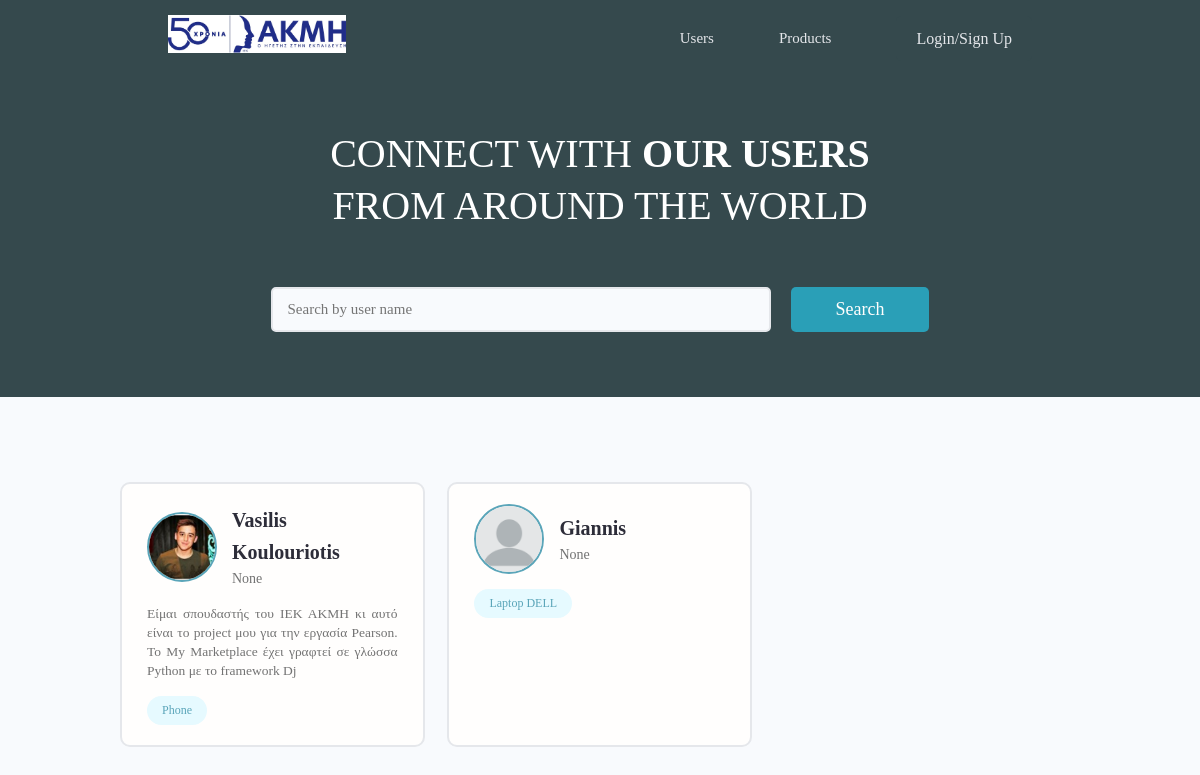
The page / on the database its author committed.
### users/models.py (models this page shows, shortened)
class Profile(models.Model):
    user = models.OneToOneField(User, on_delete=models.CASCADE, null=True, blank=True)
    name = models.CharField(max_length=200, blank=True, null=True)
    email = models.EmailField(max_length=500, blank=True, null=True)
    username = models.CharField(max_length=200, blank=True, null=True)
    location = models.CharField(max_length=200, blank=True, null=True)
    short_intro = models.CharField(max_length=20, blank=True, null=True)
    bio = models.TextField(blank=True, null=True)
    prof_image = models.ImageField(null=True, blank=True, upload_to = 'profiles/', default="profiles/user_default.png")
    social_insta = models.CharField(max_length=100, blank=True, null=True)
    social_fb = models.CharField(max_length=100, blank=True, null=True)
    created = models.DateTimeField(auto_now_add=True)
    id = models.UUIDField(default=uuid.uuid4, unique=True, primary_key=True, editable=False)
    class Meta:
        ordering = ['-created']
    @property
    def imageURL(self):
        try:
            url = self.prof_image.url
        except:
            url = ''
        return url

class Category(models.Model):
      owner = models.ForeignKey(Profile, on_delete = models.CASCADE, null=True, blank=True)
      name = models.CharField(max_length=200, blank=True, null=True)
      description = models.TextField(null=True, blank=True)
      created = models.DateTimeField(auto_now_add=True)
      id = models.UUIDField(default=uuid.uuid4, unique=True, primary_key=True, editable=False)
      class Meta:
          verbose_name_plural='Categories'
      def __str__(self):
       return str(self.name)

### users/views.py (the view)
# urls.py: path('', views.profiles, name='profiles'),
def profiles(request):
    profiles, search_query = searchProfiles(request)
    custom_range, profiles = paginateProfiles(request, profiles, 3)
    context={'profiles':profiles, 'search_query':search_query, 'custom_range':custom_range}
    return render(request, 'users/profiles.html', context)

### users/utils.py (called while the page is built)
def paginateProfiles(request, profiles, results):
    page = request.GET.get('page')
    paginator = Paginator(profiles, results)
    try:
      profiles = paginator.page(page)
    except PageNotAnInteger:
       page=1
       profiles = paginator.page(page)
    except EmptyPage:
       page = paginator.num_pages
       profiles = paginator.page(page)
    leftIndex = (int(page) - 1)
    if leftIndex < 1:
       leftIndex = 1
    rightIndex = (int(page) + 2)
    if rightIndex > paginator.num_pages:
       rightIndex = paginator.num_pages +1
    custom_range = range(leftIndex,rightIndex)
    return custom_range, profiles

def searchProfiles(request):
    search_query = ''
    if request.GET.get('search_query'):
        search_query = request.GET.get('search_query')
    categories = Category.objects.filter(name__icontains=search_query)
    profiles = Profile.objects.distinct().filter(Q(name__icontains = search_query) | Q(short_intro__icontains = search_query) |
                                      Q(category__in= categories))
    return profiles, search_query

### users/templates/users/profiles.html (shortened to what this page needs)
{% extends 'main.html' %}
{% block content %}
<main class="home">
    <section style="background-color:rgb(53, 73, 77)" class="hero-section text-center">
      <div class="container container--narrow">
        <div class="hero-section__box">
          <h2>CONNECT WITH <span>OUR USERS</span></h2>
          <h2>FROM AROUND THE WORLD</h2>
        </div>
        <div class="hero-section__search">
          <form id="searchForm" class="form" action="{% url 'profiles' %}" method="get">
            <div class="form__field">
              <input class="input input--text" id="formInput#search" type="text" name="search_query"
                value="{{search_query}}" placeholder="Search by user name" />
            </div>
            <input style="background-color:rgb(42, 159, 183)"class="btn btn--sub btn--lg" type="submit" value="Search" />
          </form>
        </div>
      </div>
    </section>
    <section class="devlist">
      <div class="container">
        <div class="grid grid--three">
           {% for profile in profiles%}
          <div class="column card">
            <div class="dev">
              <a href="{% url 'user_profile' profile.id %}" class="card__body">
                <div class="dev__profile">
                  <img class="avatar avatar--md" src="{{ profile.imageURL}}" alt="image" />
                  <div class="dev__meta">
                    <h3>{{profile.name}}</h3>
                    <h5>{{profile.short_intro|slice:"60"}}</h5>
                  </div>
                </div>
                <p class="dev__info">{{ profile.bio|slice:"150"}} </p>
                <div class="dev__skills">
                    {% for category in profile.category_set.all|slice:"9" %}
                  <span class="tag tag--pill tag--main">
                    <small>{{category}}</small>
                  </span>
                   {% endfor %}
                </div>
              </a>
            </div>
          </div>
          {% endfor %}
        </div>
      </div>
    </section>
  </main>
{% endblock %}

### static/styles/app.css (style rules this page uses)
:root { --color-sub: #2d2d39; }
.btn--sub { background-color: rgb(53, 73, 77); }
.card { border: 2px solid var(--color-light); }
img { width: 100%; }
.hero-section { height: 40vh; display: flex; align-items: center; background-color: var(--color-sub); }
.hero-section__box { margin-bottom: 4rem; }
.hero-section__box > h2, .hero-section__box > h2 > span { font-size: 4rem; color: white; line-height: 1.3; text-transform: uppercase; }
.hero-section__box > h2 { font-weight: 300; }
.hero-section__box > h2 > span { font-weight: 700; }
.hero-section__search > .form { display: flex; align-items: center; justify-content: center; gap: 2rem; }
.hero-section__search > .form input.input--text { width: 50rem; }
.devlist { margin-top: 8rem; }
.devlist .grid { align-items: stretch; }
.devlist .dev .dev__profile { display: flex; align-items: center; gap: 1.5rem; }
.devlist .dev .dev__meta h3 { color: var(--color-sub); font-size: 2rem; font-weight: 700; }
.devlist .dev .dev__meta h5 { color: var(--color-text); font-size: 1.4rem; font-weight: 500; }
.devlist .dev .dev__info { margin: 1.5rem 0; font-size: 1.35rem; line-height: 1.4; text-align: justify; }

### static/uikit/styles/modules/_variables.css (style rules this page uses)
:root { --color-main: #5aa5b9; --color-main-light: #e6faff; --color-sub: #3f4156; --color-sub-light: #51546e; --color-sub-lighter: #ededfd; --color-text: #737373; --color-gray: #8b8b8b; --color-light: #e5e7eb; --color-light-gray: #767676; --color-bg: #f8fafd; --color-white: #fffefd; --color-white-light: #f3f3f3; --color-success: #359e64; --color-success-bg: #def8e8; --color-error: #fc4b0b; --color-error-bg: #fff2ee; --font-monospace: 'Fira Code', 'Courier New', courier, monospace; --font-regular: 300; --font-medium: 500; --font-bold: 700; --generic-shadow: 1px 1px 5px #00000010; --generic-transition: all 0.3s ease-in-out; }

### static/uikit/styles/modules/_base.css (style rules this page uses)
* { margin: 0; padding: 0; box-sizing: border-box; text-rendering: optimizeLegibility; color: inherit; font-size: inherit; }
html { font-size: 50%; }
@media only screen and (min-width: 480px) { html { font-size: 56.25%; } }
@media only screen and (min-width: 1200px) { html { font-size: 62.5%; } }
body { line-height: 1.6; font-weight: 400; font-size: 1.5rem; color: var(--color-text); background-color: var(--color-bg); min-height: 100vh; }

### static/uikit/styles/modules/_typography.css (style rules this page uses)
* { font-family: var(--font-base); }
h2 { font-size: 3.6rem; font-weight: var(--font-bold); }
h3 { font-size: 3.2rem; font-weight: var(--font-medium); }
h5 { font-size: 2.4rem; font-weight: var(--font-medium); }
h5, h6 { font-weight: var(--font-regular); }
p, span, strong { font-size: 1.6rem; color: var(--color-text); font-weight: var(--font-regular); }
a { padding-bottom: 2px; text-decoration: none; display: inline-block; color: var(--color-main); font-weight: var(--font-medium); }

### static/uikit/styles/modules/_utilities.css (style rules this page uses)
.container { width: 92%; max-width: 165rem; margin: 0 auto; box-sizing: border-box; }
.container--narrow { width: 92%; max-width: 120rem; }
@media screen and (min-width: 1000px) { .container { width: 90%; } }
@media screen and (min-width: 1000px) { .container--narrow { width: 85%; } }
@media screen and (min-width: 1200px) { .container { width: 80%; } }
@media screen and (min-width: 1200px) { .container--narrow { width: 72%; } }
.text-center { text-align: center; }

### static/uikit/styles/modules/_avatar.css (style rules this page uses)
.avatar { border-radius: 50%; border: 2px solid var(--color-main); object-fit: cover; }
.avatar--md { height: 7rem; width: 7rem; }

### static/uikit/styles/modules/_button.css (style rules this page uses)
.btn { display: inline-block; position: relative; cursor: pointer; background-color: var(--color-light); font-weight: var(--font-medium); color: var(--color-sub); text-decoration: none; padding: 1rem 2rem; border-radius: 0.5rem; border: none; width: -webkit-fit-content; width: -moz-fit-content; width: fit-content; height: -webkit-fit-content; height: -moz-fit-content; height: fit-content; font-size: 1.6rem; outline-width: 0; outline-color: transparent; -webkit-backface-visibility: hidden; backface-visibility: hidden; transition: all 0.3s ease-in-out; }
.btn--sub { background-color: var(--color-sub); color: var(--color-white); }
.btn--lg { font-size: 1.8rem; padding: 1.2rem 4.5rem; }

### static/uikit/styles/modules/_card.css (style rules this page uses)
.card { border-radius: 1rem; background-color: var(--color-white); border: 1.5px solid var(--color-light); width: auto; height: auto; margin-top: 0.5rem; margin-bottom: 0.5rem; overflow: hidden; }
.card__body, .card__header { padding: 2rem 2.5rem; }

### rows shown on the page
Profile: imageURL (picture), name "Vasilis Koulouriotis", short_intro "None", bio "Είμαι σπουδαστής του ΙΕΚ ΑΚΜΗ κι αυτό είναι το project μου για την εργασία Pearson. Το My Marketplace έχει γραφτεί σε γλώσσα Python με το framework Dj"
Category: name "Phone"
Profile: imageURL (placeholder picture), name "Giannis", short_intro "None"
Category: name "Laptop DELL"
